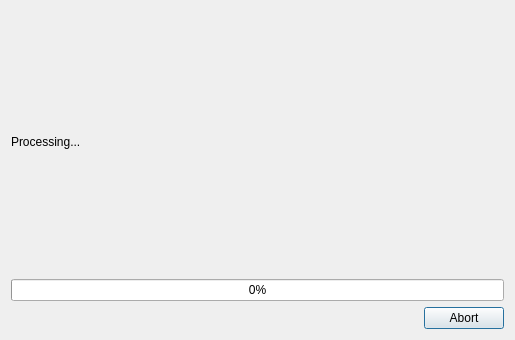
<?xml version="1.0" encoding="UTF-8"?>
<ui version="4.0">
 <class>DialogProgress</class>
 <widget class="QDialog" name="DialogProgress">
  <property name="geometry">
   <rect>
    <x>0</x>
    <y>0</y>
    <width>515</width>
    <height>340</height>
   </rect>
  </property>
  <property name="windowTitle">
   <string>Dialog</string>
  </property>
  <layout class="QVBoxLayout" name="verticalLayout">
   <item>
    <widget class="QLabel" name="label">
     <property name="text">
      <string>Processing...</string>
     </property>
    </widget>
   </item>
   <item>
    <widget class="QProgressBar" name="progressBar">
     <property name="value">
      <number>0</number>
     </property>
    </widget>
   </item>
   <item>
    <widget class="QDialogButtonBox" name="buttonBox">
     <property name="orientation">
      <enum>Qt::Horizontal</enum>
     </property>
     <property name="standardButtons">
      <set>QDialogButtonBox::Abort</set>
     </property>
    </widget>
   </item>
  </layout>
 </widget>
 <resources/>
 <connections>
  <connection>
   <sender>buttonBox</sender>
   <signal>accepted()</signal>
   <receiver>DialogProgress</receiver>
   <slot>accept()</slot>
   <hints>
    <hint type="sourcelabel">
     <x>248</x>
     <y>254</y>
    </hint>
    <hint type="destinationlabel">
     <x>157</x>
     <y>274</y>
    </hint>
   </hints>
  </connection>
  <connection>
   <sender>buttonBox</sender>
   <signal>rejected()</signal>
   <receiver>DialogProgress</receiver>
   <slot>reject()</slot>
   <hints>
    <hint type="sourcelabel">
     <x>316</x>
     <y>260</y>
    </hint>
    <hint type="destinationlabel">
     <x>286</x>
     <y>274</y>
    </hint>
   </hints>
  </connection>
 </connections>
</ui>
